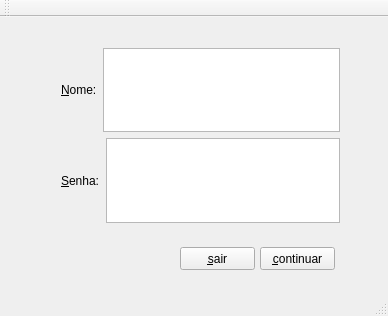
<?xml version="1.0" encoding="UTF-8"?>
<ui version="4.0">
 <class>LoginWindow</class>
 <widget class="QMainWindow" name="LoginWindow">
  <property name="geometry">
   <rect>
    <x>0</x>
    <y>0</y>
    <width>388</width>
    <height>316</height>
   </rect>
  </property>
  <property name="windowTitle">
   <string>MainWindow</string>
  </property>
  <widget class="QWidget" name="centralWidget">
   <widget class="QWidget" name="verticalLayoutWidget">
    <property name="geometry">
     <rect>
      <x>50</x>
      <y>20</y>
      <width>301</width>
      <height>197</height>
     </rect>
    </property>
    <layout class="QVBoxLayout" name="verticalLayout">
     <item>
      <spacer name="verticalSpacer">
       <property name="orientation">
        <enum>Qt::Vertical</enum>
       </property>
       <property name="sizeHint" stdset="0">
        <size>
         <width>20</width>
         <height>40</height>
        </size>
       </property>
      </spacer>
     </item>
     <item>
      <layout class="QHBoxLayout" name="horizontalLayout_2">
       <item>
        <widget class="QLabel" name="label">
         <property name="text">
          <string>&amp;Nome:</string>
         </property>
         <property name="buddy">
          <cstring>nomeTextEdit</cstring>
         </property>
        </widget>
       </item>
       <item>
        <widget class="QTextEdit" name="nomeTextEdit"/>
       </item>
      </layout>
     </item>
     <item>
      <layout class="QHBoxLayout" name="horizontalLayout_3">
       <item>
        <widget class="QLabel" name="label_2">
         <property name="text">
          <string>&amp;Senha:</string>
         </property>
         <property name="buddy">
          <cstring>senhaTextEdit</cstring>
         </property>
        </widget>
       </item>
       <item>
        <widget class="QTextEdit" name="senhaTextEdit"/>
       </item>
      </layout>
     </item>
     <item>
      <spacer name="verticalSpacer_2">
       <property name="orientation">
        <enum>Qt::Vertical</enum>
       </property>
       <property name="sizeHint" stdset="0">
        <size>
         <width>20</width>
         <height>40</height>
        </size>
       </property>
      </spacer>
     </item>
    </layout>
   </widget>
   <widget class="QPushButton" name="continueButton">
    <property name="geometry">
     <rect>
      <x>260</x>
      <y>230</y>
      <width>75</width>
      <height>23</height>
     </rect>
    </property>
    <property name="text">
     <string>&amp;continuar</string>
    </property>
   </widget>
   <widget class="QPushButton" name="pushButton_2">
    <property name="geometry">
     <rect>
      <x>180</x>
      <y>230</y>
      <width>75</width>
      <height>23</height>
     </rect>
    </property>
    <property name="text">
     <string>&amp;sair</string>
    </property>
   </widget>
  </widget>
  <widget class="QMenuBar" name="menuBar">
   <property name="geometry">
    <rect>
     <x>0</x>
     <y>0</y>
     <width>388</width>
     <height>25</height>
    </rect>
   </property>
  </widget>
  <widget class="QToolBar" name="mainToolBar">
   <attribute name="toolBarArea">
    <enum>TopToolBarArea</enum>
   </attribute>
   <attribute name="toolBarBreak">
    <bool>false</bool>
   </attribute>
  </widget>
  <widget class="QStatusBar" name="statusBar"/>
 </widget>
 <layoutdefault spacing="6" margin="11"/>
 <tabstops>
  <tabstop>nomeTextEdit</tabstop>
  <tabstop>senhaTextEdit</tabstop>
  <tabstop>continueButton</tabstop>
  <tabstop>pushButton_2</tabstop>
 </tabstops>
 <resources/>
 <connections>
  <connection>
   <sender>pushButton_2</sender>
   <signal>clicked()</signal>
   <receiver>LoginWindow</receiver>
   <slot>close()</slot>
   <hints>
    <hint type="sourcelabel">
     <x>213</x>
     <y>266</y>
    </hint>
    <hint type="destinationlabel">
     <x>215</x>
     <y>307</y>
    </hint>
   </hints>
  </connection>
 </connections>
</ui>
